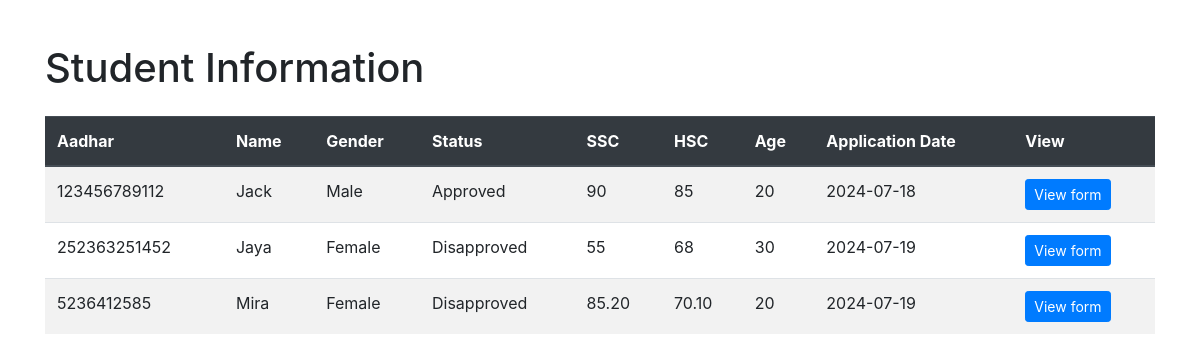
The page /admin.html on the database its author committed.
### model.py (models this page shows, shortened)
class StudentInfo(db.Model):
    aadhar = db.Column(db.String(12) , nullable = False ,primary_key = True)
    name = db.Column(db.String(80), nullable = False)
    caste = db.Column(db.String(80), nullable = False)
    gender = db.Column(db.String(11), nullable = False)
    status = db.Column(db.String(10), default="pending", nullable = False)
    annual_income = db.Column(db.String(100), nullable = False)
    parent_profession = db.Column(db.String(100), nullable = False)
    ssc = db.Column(db.String(5), nullable = False)
    hsc = db.Column(db.String(5), nullable = False)
    contact_no = db.Column(db.String(10), nullable = False)
    age = db.Column(db.String(2), nullable = False)
    domicile = db.Column(db.String(300), nullable = False)
    company = db.Column(db.String(300), nullable = False)
    emp_post = db.Column(db.String(300), nullable = False)
    employee_id = db.Column(db.String(3), nullable = False)
    application_date = db.Column(db.Date, default = datetime.now(), nullable = False)
    update_date = db.Column(db.Date)

### app.py (the view)
@app.route("/admin.html")
def admin_panel():
    students = StudentInfo.query.all()
    return render_template("admin.html", students=students)

### templates/admin.html (shortened to what this page needs)
<!DOCTYPE html>
<html lang="en">
<head>
    <link rel="stylesheet" href="https://stackpath.bootstrapcdn.com/bootstrap/4.5.2/css/bootstrap.min.css">
</head>
<body>
    <div class="container">
        <h1 class="mt-4 mb-4">Student Information</h1>
        <table class="table table-striped">
            <thead class="thead-dark">
                <tr>
                    <th scope="col">Aadhar</th>
                    <th scope="col">Name</th>
                    <th scope="col">Gender</th>
                    <th scope="col">Status</th>
                    <th scope="col">SSC</th>
                    <th scope="col">HSC</th>
                    <th scope="col">Age</th>
                    <th scope="col">Application Date</th>
                    <th scope="col">View</th>
                </tr>
            </thead>
            <tbody>
                {% for student in students %}
                <tr>
                    <td>{{ student.aadhar }}</td>
                    <td>{{ student.name }}</td>
                    <td>{{ student.gender }}</td>
                    <td>{{ student.status }}</td>
                    <td>{{ student.ssc }}</td>
                    <td>{{ student.hsc }}</td>
                    <td>{{ student.age }}</td>
                    <td>{{ student.application_date.strftime('%Y-%m-%d') }}</td>
                    <td><a href="/view/{{ student.aadhar }}" class="btn btn-primary btn-sm">View form</a></td>
                </tr>
                {% endfor %}
            </tbody>
        </table>
    </div>
</body>
</html>

### templates/admin.html (style rules this page uses)
body { padding: 20px; }

### rows shown on the page
StudentInfo: aadhar "123456789112", name "Jack", gender "Male", status "Approved", ssc "90", hsc "85", age "20", application_date "2024-07-18"
StudentInfo: aadhar "252363251452", name "Jaya", gender "Female", status "Disapproved", ssc "55", hsc "68", age "30", application_date "2024-07-19"
StudentInfo: aadhar "5236412585", name "Mira", gender "Female", status "Disapproved", ssc "85.20", hsc "70.10", age "20", application_date "2024-07-19"
